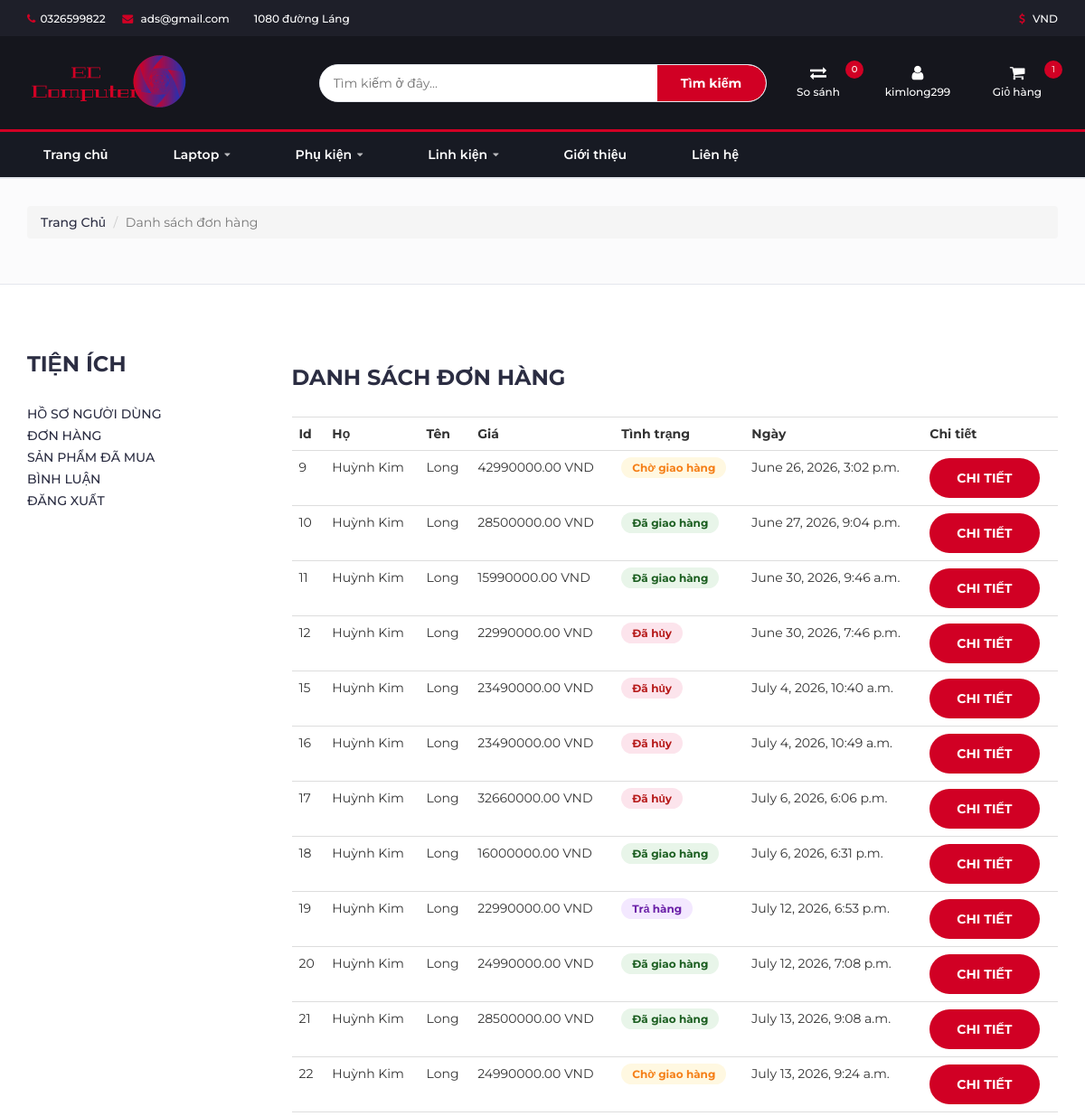
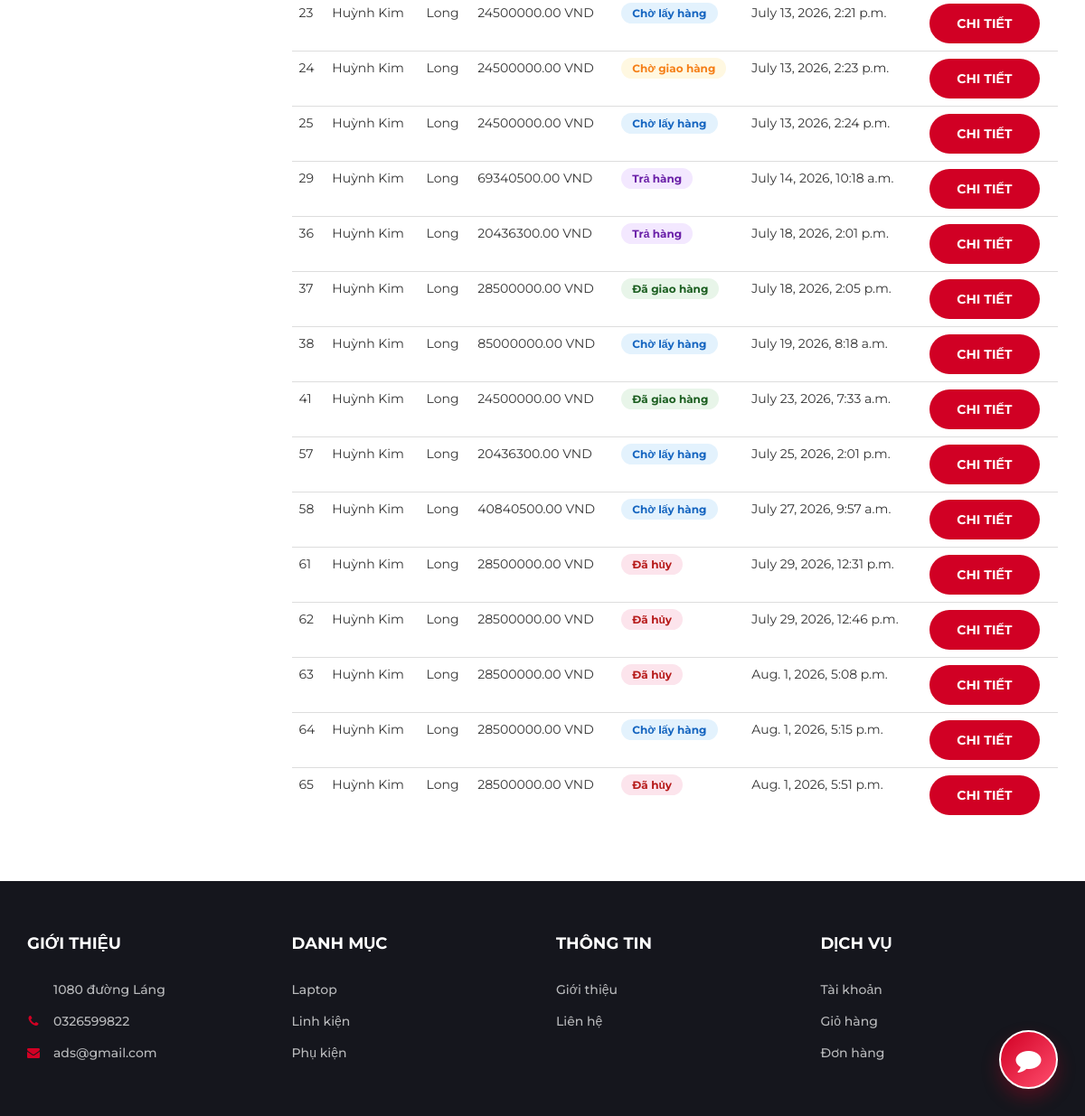
The app's page /user/orders/ (signed in) with its own data (2 pictures, top to bottom).
### home/models.py (models this page shows, shortened)
class Setting(models.Model):
    STATUS = (
        ('True', 'True'),
        ('False', 'False'),
    )
    title = models.CharField(max_length=150)
    keywords = models.CharField(max_length=255)
    description = models.CharField(max_length=255)
    company = models.CharField(max_length=50)
    address = models.CharField(blank=True,max_length=100)
    phone = models.CharField(blank=True,max_length=15)
    fax = models.CharField(blank=True,max_length=15)
    email = models.CharField(blank=True,max_length=50)
    smtpserver = models.CharField(blank=True,max_length=50)
    smtpemail = models.CharField(blank=True,max_length=50)
    smtppassword = models.CharField(blank=True,max_length=10)
    smtpport = models.CharField(blank=True,max_length=5)
    icon = models.ImageField(blank=True,upload_to='images/')
    facebook = models.CharField(blank=True,max_length=50)
    instagram = models.CharField(blank=True,max_length=50)
    twitter = models.CharField(blank=True,max_length=50)
    youtube = models.CharField(blank=True, max_length=50)
    aboutus = RichTextUploadingField(blank=True)
    contact = RichTextUploadingField(blank=True)
    references = RichTextUploadingField(blank=True)
    status=models.CharField(max_length=10,choices=STATUS)
    create_at=models.DateTimeField(auto_now_add=True)
    update_at=models.DateTimeField(auto_now=True)

### product/models.py (models this page shows, shortened)
class Category(MPTTModel):
    STATUS = (
        ('True', 'True'),
        ('False', 'False'),
    )
    parent = TreeForeignKey('self',blank=True, null=True ,related_name='children', on_delete=models.CASCADE)
    title = models.CharField(max_length=50)
    keywords = models.CharField(max_length=255)
    description = models.TextField(max_length=255)
    image=models.ImageField(blank=True,upload_to='images/')
    status=models.CharField(max_length=10, choices=STATUS)
    slug = models.SlugField(null=False, unique=True)
    create_at=models.DateTimeField(auto_now_add=True)
    update_at=models.DateTimeField(auto_now=True)
    class MPTTMeta:
        order_insertion_by=['title']

### order/models.py (models this page shows, shortened)
class Order(models.Model):
    STATUS = (
        ('Chờ xác nhận', 'Chờ xác nhận'),
        ('Chờ lấy hàng', 'Chờ lấy hàng'),
        ('Chờ giao hàng', 'Chờ giao hàng'),
        ('Đã giao hàng', 'Đã giao hàng'),
        ('Trả hàng', 'Trả hàng'),
        ('Đã hủy', 'Đã hủy'),
    )
    PAYMENT_METHODS = (
        ('COD', 'Thanh toán khi nhận hàng (COD)'),
        ('Stripe', 'Thanh toán qua Stripe (Thẻ Quốc tế)'),
        ('VNPay', 'Thanh toán qua VNPay (Ngân hàng Nội địa)'),
        ('MoMo', 'Thanh toán qua Ví MoMo'),
        ('SePay', 'Thanh toán qua QR Ngân hàng (SePay)'),
    )
    user = models.ForeignKey(User, on_delete=models.SET_NULL, null=True)
    code = models.CharField(max_length=5, editable=False)
    first_name = models.CharField(max_length=50)
    last_name = models.CharField(max_length=50)
    email = models.EmailField(blank=True, max_length=100)
    phone = models.CharField(blank=True, max_length=20)
    address = models.CharField(blank=True, max_length=150)
    city = models.CharField(blank=True, max_length=20)
    country = models.CharField(blank=True, max_length=20)
    total = models.DecimalField(max_digits=15, decimal_places=2)
    status = models.CharField(max_length=20, choices=STATUS, default='Chờ xác nhận')
    payment_method = models.CharField(max_length=20, choices=PAYMENT_METHODS, default='COD')
    ip = models.CharField(blank=True, max_length=20)
    adminnote = models.CharField(blank=True, max_length=100)
    stripe_payment_id = models.CharField(blank=True, max_length=100, null=True)
    admin_seen = models.BooleanField(default=False)
    create_at = models.DateTimeField(auto_now_add=True)
    update_at = models.DateTimeField(auto_now=True)

### user/views.py (the view)
# urls.py: path('orders/', views.user_orders, name='user_orders'),
@login_required(login_url='/login')  # Check login
def user_orders(request):
    category = get_categories()
    setting = Setting.objects.get(pk=1)
    current_user = request.user
    orders = Order.objects.filter(user_id=current_user.id)
    context = {'category': category,
               'setting': setting,
               'orders': orders,
               }
    return render(request, 'user_orders.html', context)

### user/templates/user_orders.html (shortened to what this page needs)
{% extends 'homebase.html' %}
{% block sidebar %} {% include 'sidebar.html' %} {% endblock %}
{% block body %}
    <div id="breadcrumb">
        <div class="container">
            <ul class="breadcrumb">
                <li><a href="/">Trang Chủ</a></li>
                <li class="active">Danh sách đơn hàng</li>
            </ul>
        </div>
    </div>
    <div class="section">
        <div class="container">
            <div class="row">
                <div class="col-md-3">
                    {% include "user_panel.html" %}
                </div>
                <div class="col-md-9">
                    <div class="order-summary clearfix">
                        <div class="section-title">
                            <h3 class="title">Danh sách đơn hàng</h3>
                        </div>
                        <table class="shopping-cart-table table">
                            <tr>
                                <th class="text-left">Id </th>
                                <th class="text-left">Họ </th>
                                <th class="text-left">Tên </th>
                                <th class="text-left">Giá </th>
                                <th class="text-left">Tình trạng </th>
                                <th class="text-left">Ngày </th>
                                <th class="text-left">Chi tiết</th>
                            </tr>
                            {% for rs in orders %}
                                <tr>
                                    <td class="text-left">{{ rs.id}} </td>
                                    <td class="text-left">{{ rs.first_name}} </td>
                                    <td class="text-left">{{ rs.last_name}} </td>
                                    <td class="text-left">{{ rs.total}} VND</td>
                                    <td class="text-left">
  <span style="padding:4px 12px;border-radius:20px;font-size:12px;font-weight:700;
    {% if rs.status == 'Chờ xác nhận' %}background:#fff3e0;color:#e65100;
    {% elif rs.status == 'Chờ lấy hàng' %}background:#e3f2fd;color:#1565c0;
    {% elif rs.status == 'Chờ giao hàng' %}background:#fff8e1;color:#f57f17;
    {% elif rs.status == 'Đã giao hàng' %}background:#e8f5e9;color:#1b5e20;
    {% elif rs.status == 'Trả hàng' %}background:#f3e8ff;color:#6b21a8;
    {% elif rs.status == 'Đã hủy' %}background:#fce4ec;color:#b71c1c;
    {% else %}background:#f0f0f0;color:#555;{% endif %}">{{ rs.status }}</span>
</td>
                                    <td class="text-left">{{ rs.create_at}} </td>
                                    <td class="text-left"><a class="primary-btn" href="/user/orderdetail/{{ rs.id }}"> Chi tiết </a></td>
                                </tr>
                            {% endfor %}
                        </table>
                    </div>
                </div>
            </div>
        </div>
    </div>
{% endblock %}

### home/templates/header.html (shortened to what this page needs)
{% load static %}
{% load humanize %}
<header>
	<div id="top-header">
		<div class="container">
			<ul class="header-links pull-left">
				<li><a href="#"><i class="fa fa-phone"></i>{{setting.phone}}</a></li>
				<li><a href="#"><i class="fa fa-envelope"></i> {{ setting.email }}</a></li>
				<li><a href="#"> {{setting.address}}</a></li>
			</ul>
			<ul class="header-links pull-right">
				<li><a href="#"><i class="fa fa-dollar"></i> VND</a></li>
			</ul>
		</div>
	</div>
	<div id="header">
		<div class="container">
			<div class="row">
				<div class="col-md-3">
					<div class="header-logo">
						<a href="/" class="logo">
							<img src="{% static '' %}img/logog.png" alt="">
						</a>
					</div>
				</div>
				<div class="col-md-6">
					<div class="header-search">
						<form action="/search/" method="post">
							<input id="query" name="query" class="input" type="text" placeholder="Tìm kiếm ở đây...">
							<button type="submit" class="search-btn">Tìm kiếm</button>
						</form>
					</div>
				</div>
				<div class="col-md-3 clearfix">
					<div class="header-ctn">
						<div>
							<a href="/product/compare/">
								<i class="fa fa-exchange"></i>
								<span>So sánh</span>
								<div class="qty" id="compare-count-header">{{ request.session.compare_list|length|default:0 }}</div>
							</a>
						</div>
						<div class="dropdown">
							<a class="dropdown-toggle" data-toggle="dropdown" aria-expanded="true" style="cursor: pointer;">
								<i class="fa fa-user"></i>
								<span>{% if user.id is not None %}{{ user.username }}{% else %}Tài khoản{% endif %}</span>
							</a>
						</div>
						<div class="dropdown" style="position:relative;">
							<div class="qty" id="cart-qty-badge" style="position:absolute;right:-5px;top:-5px;z-index:2;width:20px;height:20px;line-height:20px;text-align:center;border-radius:50%;font-size:10px;color:#fff;background:#d10024;pointer-events:none;">{{totalqty|default:0}}</div>
							<a class="dropdown-toggle" data-toggle="dropdown" aria-expanded="true" style="cursor: pointer;">
								<i class="fa fa-shopping-cart"></i>
								<span>Giỏ hàng</span>
							</a>
						</div>
					</div>
				</div>
			</div>
		</div>
	</div>
</header>

### home/templates/sidebar.html (shortened to what this page needs)
{% load static %}
<nav id="navigation">
  <div class="container">
    <div id="responsive-nav">
      <ul class="main-nav nav navbar-nav">
        <li><a href="/">Trang chủ</a></li>
        {% for top in category %}
          {% if top.level == 0 %}
          <li class="nav-item-has-panel">
            <a href="/category/{{ top.id }}/{{ top.slug }}">
              {{ top.title }}
              {% if not top.is_leaf_node %}<i class="fa fa-caret-down"></i>{% endif %}
            </a>
          </li>
          {% endif %}
        {% endfor %}
        <li><a href="/aboutus">Giới thiệu</a></li>
        <li><a href="/contact">Liên hệ</a></li>
      </ul>
    </div>
  </div>
</nav>

### home/templates/footer.html (shortened to what this page needs)
{% load static %}
{% load humanize %}
		<footer id="footer">
			<div class="section">
				<div class="container">
					<div class="row">
						<div class="col-md-3 col-xs-6">
							<div class="footer">
								<h3 class="footer-title">Giới thiệu</h3>
								<ul class="footer-links">
									<li><a href="#">{{setting.address}}</a></li>
									<li><a href="#"><i class="fa fa-phone"></i>{{setting.phone}}</a></li>
									<li><a href="#"><i class="fa fa-envelope"></i>{{ setting.email }}</a></li>
								</ul>
							</div>
						</div>
						<div class="col-md-3 col-xs-6">
							<div class="footer">
								<h3 class="footer-title">Danh mục</h3>
								<ul class="footer-links">
									<li><a href="/category/4/laptop">Laptop</a></li>
									<li><a href="/category/11/linh-kien">Linh kiện</a></li>
									<li><a href="/category/7/ph-kin">Phụ kiện</a></li>
								</ul>
							</div>
						</div>
						<div class="col-md-3 col-xs-6">
							<div class="footer">
								<h3 class="footer-title">Thông tin</h3>
								<ul class="footer-links">
									<li><a href="/aboutus">Giới thiệu</a></li>
									<li><a href="/contact">Liên hệ</a></li>
								</ul>
							</div>
						</div>
						<div class="col-md-3 col-xs-6">
							<div class="footer">
								<h3 class="footer-title">Dịch vụ</h3>
								<ul class="footer-links">
									<li><a href="/user">Tài khoản</a></li>
									<li><a href="/shopcart/">Giỏ hàng</a></li>
									<li><a href="/user/orders">Đơn hàng</a></li>
								</ul>
							</div>
						</div>
					</div>
				</div>
			</div>
		</footer>
		{% load static %}
		<link rel="stylesheet" href="https://code.jquery.com/ui/1.13.2/themes/base/jquery-ui.css">

### records on screen
Setting: phone "0326599822", email "ads@gmail.com", address "1080 đường Láng"
Category: title "Laptop"
Category: title "Phụ kiện"
Category: title "Linh kiện"
Order: id "9", first_name "Huỳnh Kim", last_name "Long", total "42990000.00", status "Chờ giao hàng", create_at "June 26, 2026, 3:02 p.m."
Order: id "10", first_name "Huỳnh Kim", last_name "Long", total "28500000.00", status "Đã giao hàng", create_at "June 27, 2026, 9:04 p.m."
Order: id "11", first_name "Huỳnh Kim", last_name "Long", total "15990000.00", status "Đã giao hàng", create_at "June 30, 2026, 9:46 a.m."
Order: id "12", first_name "Huỳnh Kim", last_name "Long", total "22990000.00", status "Đã hủy", create_at "June 30, 2026, 7:46 p.m."
Order: id "15", first_name "Huỳnh Kim", last_name "Long", total "23490000.00", status "Đã hủy", create_at "July 4, 2026, 10:40 a.m."
Order: id "16", first_name "Huỳnh Kim", last_name "Long", total "23490000.00", status "Đã hủy", create_at "July 4, 2026, 10:49 a.m."
Order: id "17", first_name "Huỳnh Kim", last_name "Long", total "32660000.00", status "Đã hủy", create_at "July 6, 2026, 6:06 p.m."
Order: id "18", first_name "Huỳnh Kim", last_name "Long", total "16000000.00", status "Đã giao hàng", create_at "July 6, 2026, 6:31 p.m."
Order: id "19", first_name "Huỳnh Kim", last_name "Long", total "22990000.00", status "Trả hàng", create_at "July 12, 2026, 6:53 p.m."
Order: id "20", first_name "Huỳnh Kim", last_name "Long", total "24990000.00", status "Đã giao hàng", create_at "July 12, 2026, 7:08 p.m."
Order: id "21", first_name "Huỳnh Kim", last_name "Long", total "28500000.00", status "Đã giao hàng", create_at "July 13, 2026, 9:08 a.m."
Order: id "22", first_name "Huỳnh Kim", last_name "Long", total "24990000.00", status "Chờ giao hàng", create_at "July 13, 2026, 9:24 a.m."
Order: id "23", first_name "Huỳnh Kim", last_name "Long", total "24500000.00", status "Chờ lấy hàng", create_at "July 13, 2026, 2:21 p.m."
Order: id "24", first_name "Huỳnh Kim", last_name "Long", total "24500000.00", status "Chờ giao hàng", create_at "July 13, 2026, 2:23 p.m."
Order: id "25", first_name "Huỳnh Kim", last_name "Long", total "24500000.00", status "Chờ lấy hàng", create_at "July 13, 2026, 2:24 p.m."
Order: id "29", first_name "Huỳnh Kim", last_name "Long", total "69340500.00", status "Trả hàng", create_at "July 14, 2026, 10:18 a.m."
Order: id "36", first_name "Huỳnh Kim", last_name "Long", total "20436300.00", status "Trả hàng", create_at "July 18, 2026, 2:01 p.m."
Order: id "37", first_name "Huỳnh Kim", last_name "Long", total "28500000.00", status "Đã giao hàng", create_at "July 18, 2026, 2:05 p.m."
Order: id "38", first_name "Huỳnh Kim", last_name "Long", total "85000000.00", status "Chờ lấy hàng", create_at "July 19, 2026, 8:18 a.m."
Order: id "41", first_name "Huỳnh Kim", last_name "Long", total "24500000.00", status "Đã giao hàng", create_at "July 23, 2026, 7:33 a.m."
Order: id "57", first_name "Huỳnh Kim", last_name "Long", total "20436300.00", status "Chờ lấy hàng", create_at "July 25, 2026, 2:01 p.m."
Order: id "58", first_name "Huỳnh Kim", last_name "Long", total "40840500.00", status "Chờ lấy hàng", create_at "July 27, 2026, 9:57 a.m."
Order: id "61", first_name "Huỳnh Kim", last_name "Long", total "28500000.00", status "Đã hủy", create_at "July 29, 2026, 12:31 p.m."
Order: id "62", first_name "Huỳnh Kim", last_name "Long", total "28500000.00", status "Đã hủy", create_at "July 29, 2026, 12:46 p.m."
Order: id "63", first_name "Huỳnh Kim", last_name "Long", total "28500000.00", status "Đã hủy", create_at "Aug. 1, 2026, 5:08 p.m."
Order: id "64", first_name "Huỳnh Kim", last_name "Long", total "28500000.00", status "Chờ lấy hàng", create_at "Aug. 1, 2026, 5:15 p.m."
Order: id "65", first_name "Huỳnh Kim", last_name "Long", total "28500000.00", status "Đã hủy", create_at "Aug. 1, 2026, 5:51 p.m."

### other values on screen
{{ request.session.compare_list|length|default:0 }} "0"
{{ user.username }} "kimlong299"
{{ totalqty|default:0 }} "1"
